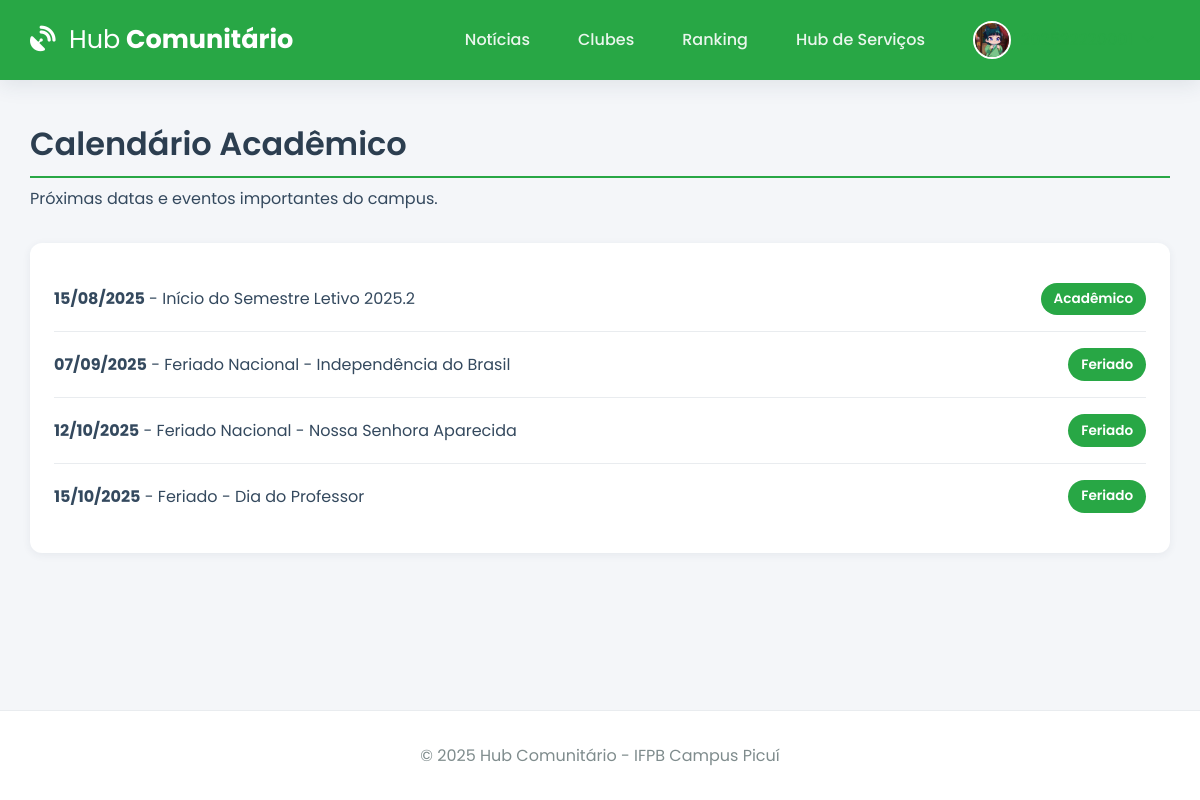
The app's page /calendario_academico (signed in) with its own data.
### tables this page shows
CREATE TABLE user (
    id INTEGER PRIMARY KEY AUTOINCREMENT,
    email TEXT UNIQUE NOT NULL,
    username TEXT UNIQUE NOT NULL,
    password_hash TEXT NOT NULL,
    image_file TEXT NOT NULL DEFAULT 'default.jpg'
);

CREATE TABLE calendario_academico (
    id INTEGER PRIMARY KEY AUTOINCREMENT,
    data TEXT NOT NULL,
    descricao TEXT NOT NULL,
    tipo TEXT NOT NULL
);

### app.py (the view)
@app.route('/calendario_academico')
@login_required
def calendario_academico():
    hoje = date.today().isoformat()
    eventos = get_db().execute("SELECT * FROM calendario_academico WHERE data >= ? ORDER BY data ASC", (hoje,)).fetchall()
    return render_template('calendario_academico.html', eventos=eventos)

### app.py (called while the page is built)
def get_db():
    if 'db' not in g:
        g.db = sqlite3.connect(app.config['DATABASE'], detect_types=sqlite3.PARSE_DECLTYPES)
        g.db.row_factory = sqlite3.Row
    return g.db

@app.context_processor
def inject_global_vars():
    return dict(g=g, current_year=datetime.now(timezone.utc).year, timedelta=timedelta)

@app.template_filter('format_date')
def format_date_filter(s):
    if not s: return ""
    try: return datetime.fromisoformat(s).strftime('%d/%m/%Y')
    except: return s

@app.before_request
def load_logged_in_user():
    user_id = session.get('user_id')
    g.user = get_db().execute('SELECT * FROM user WHERE id = ?', (user_id,)).fetchone() if user_id else None
    if user_id and g.user is None: session.clear()

def login_required(f):
    @wraps(f)
    def decorated_function(*args, **kwargs):
        if g.user is None:
            flash('Você precisa fazer login para acessar esta página.', 'warning')
            return redirect(url_for('login'))
        return f(*args, **kwargs)
    return decorated_function

### templates/calendario_academico.html (shortened to what this page needs)
{% extends 'base.html' %}
{% block content %}
<h1 class="page-header">Calendário Acadêmico</h1>
<p class="lead text-muted" style="margin-top: -1rem; margin-bottom: 2rem;">Próximas datas e eventos importantes do campus.</p>
<div class="card">
    <div class="card-body">
        {% if eventos %}
            <ul class="course-list">
                {% for evento in eventos %}
                    <li class="list-item">
                        <div>
                            <strong>{{ evento.data | format_date }}</strong> - {{ evento.descricao }}
                        </div>
                        <span class="vagas-badge">{{ evento.tipo }}</span>
                    </li>
                {% endfor %}
            </ul>
        {% else %}
            <div class="empty-state">
                <p>Nenhum evento futuro encontrado no calendário acadêmico.</p>
            </div>
        {% endif %}
    </div>
</div>
{% endblock %}

### templates/base.html (shortened to what this page needs)
<!DOCTYPE html>
<html lang="pt-br">
<head>
    <link rel="stylesheet" href="https://cdnjs.cloudflare.com/ajax/libs/font-awesome/6.5.2/css/all.min.css" xintegrity="sha512-SnH5WK+bZxgPHs44uWIX+LLJAJ9/2PkPKZ5QiAj6Ta86w+fsb2TkcmfRyVX3pBnMFcV7oQPJkl9QevSCWr3W6A==" />
    <link rel="stylesheet" href="{{ url_for('static', filename='css/style.css') }}">
</head>
<body>
    <header class="header">
        <div class="container">
            <nav class="navbar">
                <a class="navbar-brand" href="{{ url_for('index') }}">
                    <i class="fas fa-satellite-dish"></i> <strong>Hub</strong> Comunitário
                </a>
                <div class="nav-links" id="nav-links">
                    {% if g.user %}
                        <a class="nav-item" href="{{ url_for('noticias') }}">Notícias</a>
                        <a class="nav-item" href="{{ url_for('clubes') }}">Clubes</a>
                        <a class="nav-item" href="{{ url_for('ranking') }}">Ranking</a>
                        <a class="nav-item" href="{{ url_for('hub_servicos') }}">Hub de Serviços</a>
                        <div class="nav-item user-menu">
                             <a class="user-menu-trigger" href="#">
                                 <img src="{{ url_for('static', filename='profile_pics/' + g.user['image_file']) }}" class="nav-profile-image">
                                 <span>{{ g.user['username'] }}</span> <i class="fas fa-chevron-down dropdown-icon"></i>
                             </a>
                        </div>
                    {% else %}
                        <a href="{{ url_for('login') }}" class="nav-item">Entrar</a>
                        <a href="{{ url_for('register') }}" class="nav-item btn btn-outline">Registar</a>
                    {% endif %}
                </div>
            </nav>
        </div>
    </header>
    <main class="container">
        {% block content %}{% endblock %}
    </main>
    <footer class="footer">
        <p>&copy; {{ current_year }} Hub Comunitário - IFPB Campus Picuí</p>
    </footer>
</body>
</html>

### static/css/style.css (style rules this page uses)
:root { --ifpb-green: #28a745; --ifpb-green-dark: #218838; --dark-blue: #2c3e50; --light-gray: #ecf0f1; --medium-gray: #bdc3c7; --text-color: #34495e; --light-text: #7f8c8d; --background-color: #f4f6f9; --surface-color: #ffffff; --border-color: #e9ecef; --font-family-base: 'Poppins', sans-serif; --shadow-sm: 0 2px 8px rgba(44, 62, 80, 0.07); --shadow-md: 0 5px 20px rgba(44, 62, 80, 0.1); --border-radius: 12px; }
* { box-sizing: border-box; margin: 0; padding: 0; }
html { height: 100%; }
body { font-family: var(--font-family-base); background-color: var(--background-color); color: var(--text-color); display: flex; flex-direction: column; min-height: 100%; }
.container { width: 95%; max-width: 1200px; margin: 0 auto; }
main.container { flex-grow: 1; padding-top: 2.5rem; padding-bottom: 2.5rem; }
h1, h2, h3, h4 { font-weight: 600; color: var(--dark-blue); margin-bottom: 1.5rem; }
a { color: var(--ifpb-green); text-decoration: none; transition: color 0.2s; }
.header { background-color: var(--ifpb-green); padding: 0.8rem 0; box-shadow: var(--shadow-md); position: sticky; top: 0; z-index: 1000; }
.navbar { display: flex; justify-content: space-between; align-items: center; }
.navbar-brand { font-weight: 700; font-size: 1.6rem; color: var(--surface-color); }
.navbar-brand i { margin-right: 0.5rem; }
.navbar-brand strong { font-weight: 400; }
.nav-links { display: flex; align-items: center; gap: 1rem; }
.nav-item { color: rgba(255, 255, 255, 0.9); font-weight: 500; padding: 0.5rem 1rem; border-radius: var(--border-radius); transition: background-color 0.2s; }
.nav-profile-image { width: 38px; height: 38px; border-radius: 50%; margin-right: 10px; object-fit: cover; border: 2px solid var(--surface-color); }
.user-menu { position: relative; }
.user-menu-trigger { display: flex; align-items: center; cursor: pointer; }
.user-menu-trigger .dropdown-icon { font-size: 0.8em; margin-left: 0.5rem; transition: transform 0.2s; }
.card { background-color: var(--surface-color); border-radius: var(--border-radius); box-shadow: var(--shadow-sm); transition: all 0.3s ease-in-out; display: flex; flex-direction: column; height: 100%; }
.card .card-body { padding: 1.5rem; flex-grow: 1; }
.vagas-badge, .vagas-badge-lg { background-color: var(--ifpb-green); color: white; padding: 0.4rem 0.8rem; border-radius: 50px; font-size: 0.85rem; font-weight: 600; }
.course-list, .simple-list { list-style: none; }
.list-item { display: flex; justify-content: space-between; align-items: center; padding: 1rem 0; border-bottom: 1px solid var(--border-color); }
.list-item:last-child { border-bottom: none; }
.page-header { border-bottom: 2px solid var(--ifpb-green); padding-bottom: 0.5rem; }
.footer { padding: 2rem 0; background-color: var(--surface-color); text-align: center; margin-top: auto; border-top: 1px solid var(--border-color); }
.footer p { margin: 0; color: var(--light-text); }

### records on screen
user: image_file (placeholder picture)
calendario_academico: data "15/08/2025", descricao "Início do Semestre Letivo 2025.2", tipo "Acadêmico"
calendario_academico: data "07/09/2025", descricao "Feriado Nacional - Independência do Brasil", tipo "Feriado"
calendario_academico: data "12/10/2025", descricao "Feriado Nacional - Nossa Senhora Aparecida", tipo "Feriado"
calendario_academico: data "15/10/2025", descricao "Feriado - Dia do Professor", tipo "Feriado"
